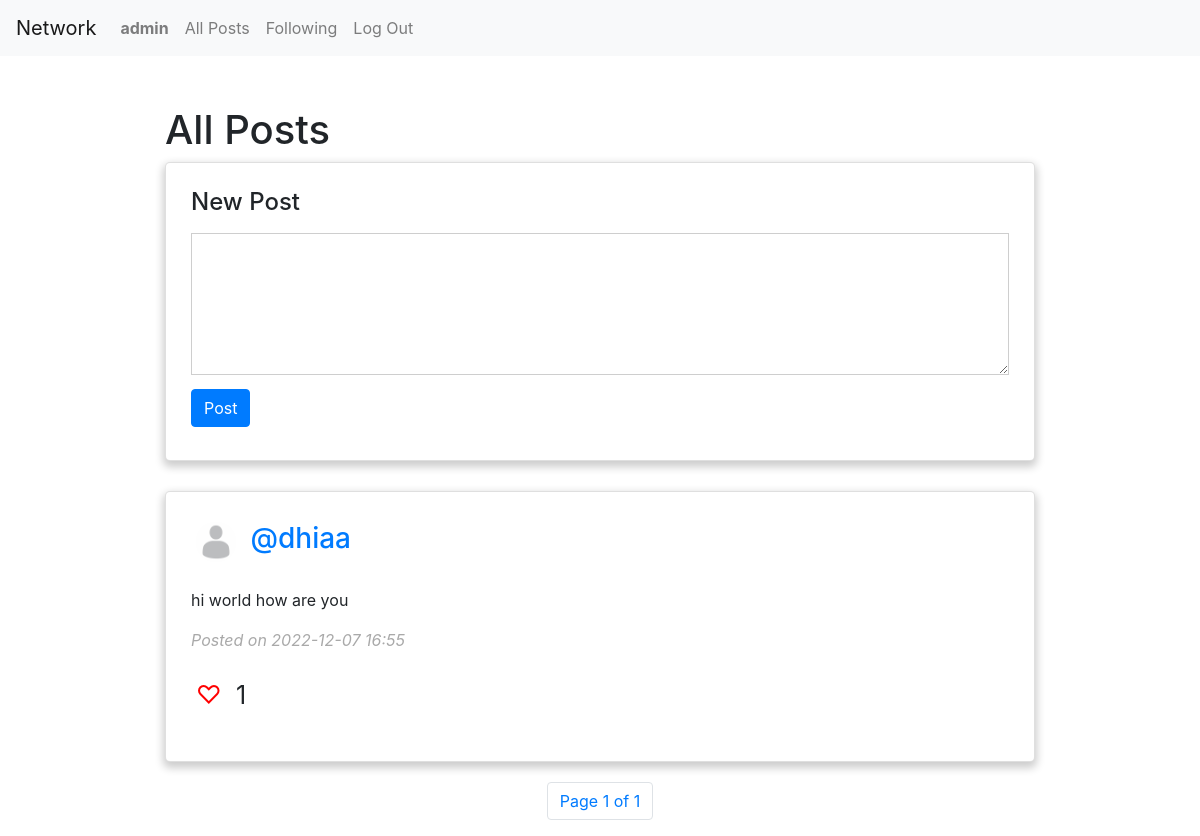
/ (signed in), run on the app's committed database.
### network/models.py (models this page shows, shortened)
class User(AbstractUser):
    bio = models.CharField(blank=True, null=True, max_length=500)
    profile_image = ResizedImageField(size=[600,600], default="network/static/profile_pictures/default.jpeg", upload_to="network/static/profile_pictures")
    def __str__(self):
        return self.username

class Post(models.Model):
    author = models.ForeignKey(User, on_delete=models.CASCADE, null=True, blank=True, related_name="comment_person")
    content = models.TextField()
    imageURL = models.CharField(max_length=2000, blank=True, null=True,)
    date = models.DateTimeField(auto_now_add=True)
    nb_likes = models.PositiveIntegerField(default=0)
    def is_liked(self, user):
        likes = self.likes.all()
        for like in likes:
            if user == like.liker:
                return True
        return False

### network/views.py (the view)
# urls.py: path("", views.index, name="index"),
def index(request):
    user = request.user
    posts = Post.objects.all().order_by('-date')
    paginator = Paginator(posts, 10)
    page_number = request.GET.get('page')
    page_obj = paginator.get_page(page_number)
    for post in page_obj:
        post.liked = post.is_liked(user)
        post.date = post.date.strftime('%Y-%m-%d %H:%M')
    return render(request, "network/index.html", {
        "user": user,
        "posts": posts,
        'page_obj': page_obj
    })

### network/templates/network/index.html (shortened to what this page needs)
{% extends "network/layout.html" %}
{% load static %}
{% block body %}
        <div class="container">
        <h1>All Posts</i></h1>
        {% if user.is_authenticated %}
        <form onsubmit="createPost(event)">
        <div id="first_card" class="card">
            <div class="card-body">
                <h4><label for="textarea-post">New Post</label></h4>
                <textarea name="textarea-post" class ="textarea" id="textarea-post" rows="5" required="True"></textarea>
                <button type="submit" class="btn btn-primary my-2">Post</button>
            </div>
        </div>
        </form>
        {% else %}
        <p>If you want to Post, you need to be <a href="{% url 'login' %}">Logged In</a></p>
        {% endif %}
        <div id="post-list">
        {% for post in page_obj %}
            <div class="card" id="post_div_{{post.id}}">
                <div class="card-body">
                    <div>
                        <img src="{{post.author.profile_image.url}}" alt="" class="profileImagePost item" >
                        <a class="item" href="{% url 'profile' id=post.author.id %}"><h3>@{{post.author}}</h3></a>
                    </div>
                    <div id="disappear_{{post.id}}">
                        <p id="text_{{post.id}}" style="margin-top:20px;">{{post.content}}</p>
                        <div id="date_post"><i>Posted on <span>{{post.date}}</span> </i></div>
                    </div>
                    {% if user.is_authenticated %}
                        <div>
                            <span onclick="like(event)" post_id="{{post.id}}" id="heart_empty_{{post.id}}" class="item heart {% if post.liked %} d-none {% endif %}" style="color:red;">&#9825;</span>
                            <p id="count_likes_{{post.id}}" class="item like_count" >{{ post.likes.count }}</p>
                        </div>
                    {% endif %}
                </div>
            </div>
            {% endfor %}
        </div>
        <nav class="pagination" aria-label="Page navigation example">
                <ul class="pagination">
                <li class="page-item"><a class="page-link" href="#">Page {{ page_obj.number }} of {{ page_obj.paginator.num_pages }}</a></li>
                </ul>
        </nav>
    </div>
{% endblock %}

### network/templates/network/layout.html (shortened to what this page needs)
{% load static %}
<!DOCTYPE html>
<html lang="en">
    <head>
        <link rel="stylesheet" href="https://stackpath.bootstrapcdn.com/bootstrap/4.4.1/css/bootstrap.min.css">
        <link href="{% static 'network/styles.css' %}" rel="stylesheet">
    </head>
    <body>
        <nav class="navbar navbar-expand-lg navbar-light bg-light">
            <a class="navbar-brand" href="#">Network</a>
            <div>
              <ul class="navbar-nav mr-auto">
                {% if user.is_authenticated %}
                    <li class="nav-item">
                        <a class="nav-link" href="{% url 'profile' id=user.id %}"><strong>{{ user.username }}</strong></a>
                    </li>
                {% endif %}
                <li class="nav-item">
                  <a class="nav-link" href="{% url 'index' %}">All Posts</a>
                </li>
                {% if user.is_authenticated %}
                    <li class="nav-item">
                        <a class="nav-link" href="{% url 'following_page' %}">Following</a>
                    </li>
                    <li class="nav-item">
                        <a class="nav-link" href="{% url 'logout' %}">Log Out</a>
                    </li>
                {% endif %}
              </ul>
            </div>
          </nav>
        <div class="body">
            {% block body %}
            {% endblock %}
        </div>
    </body>
</html>

### network/static/network/styles.css (style rules this page uses)
.container { max-width: 900px; margin: auto; margin-top: 50px; }
.card { padding: 5px; border-radius: 5px; box-shadow: 0 4px 8px 2px rgba(0, 0, 0, 0.2); margin-bottom: 20px }
#first_card { padding: 5px; border-radius: 5px; box-shadow: 0 4px 8px 2px rgba(0, 0, 0, 0.2); margin-bottom:30px; }
.textarea { width: 100%; padding: 10px; border-color: 5px; border-color: rgba(92, 92, 92, 0.3); }
#date_post { margin-bottom:20px; color: rgb(169, 169, 169); }
a, a:hover { text-decoration: none; }
.profileImagePost { border-radius: 50%; height:50px; width:50px; }
.item { display: inline-block; vertical-align: top; padding: 5px; }
.pagination { justify-content: center; }
.like_count { font-size: 25px; }
.heart { cursor:pointer; font-size: 25px; }

### data on the page
User: username "admin"
Post: author.profile_image (placeholder picture), author "dhiaa", content "hi world how are you", date "2022-12-07 16:55", likes.count "1"

### other printed values
{{ page_obj.number }} "1"
{{ page_obj.paginator.num_pages }} "1"
